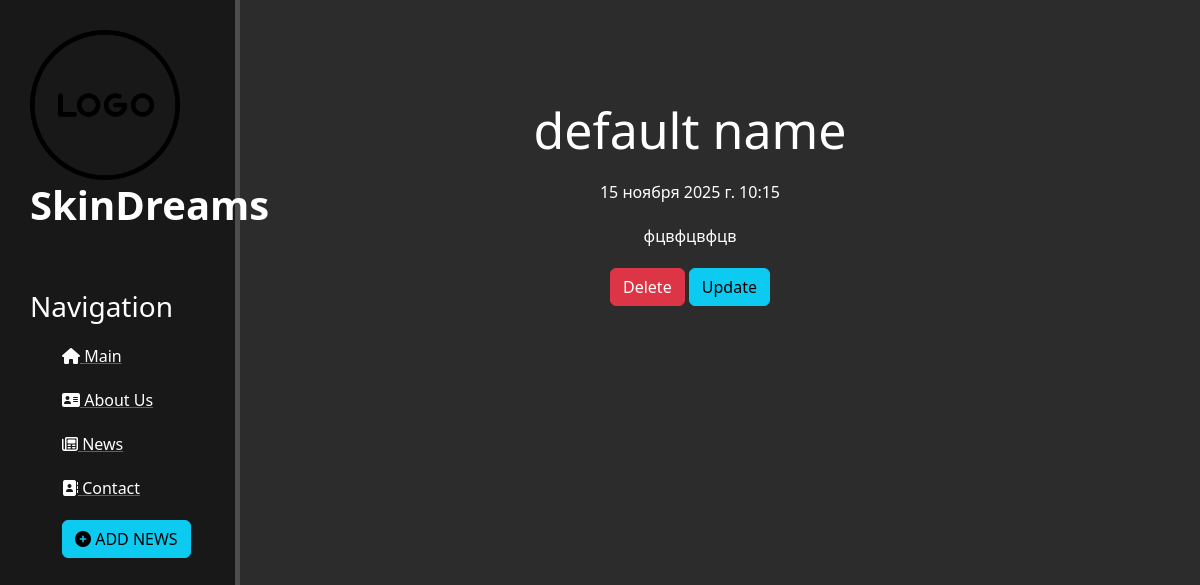
Page /news/8 on the earlier database version.
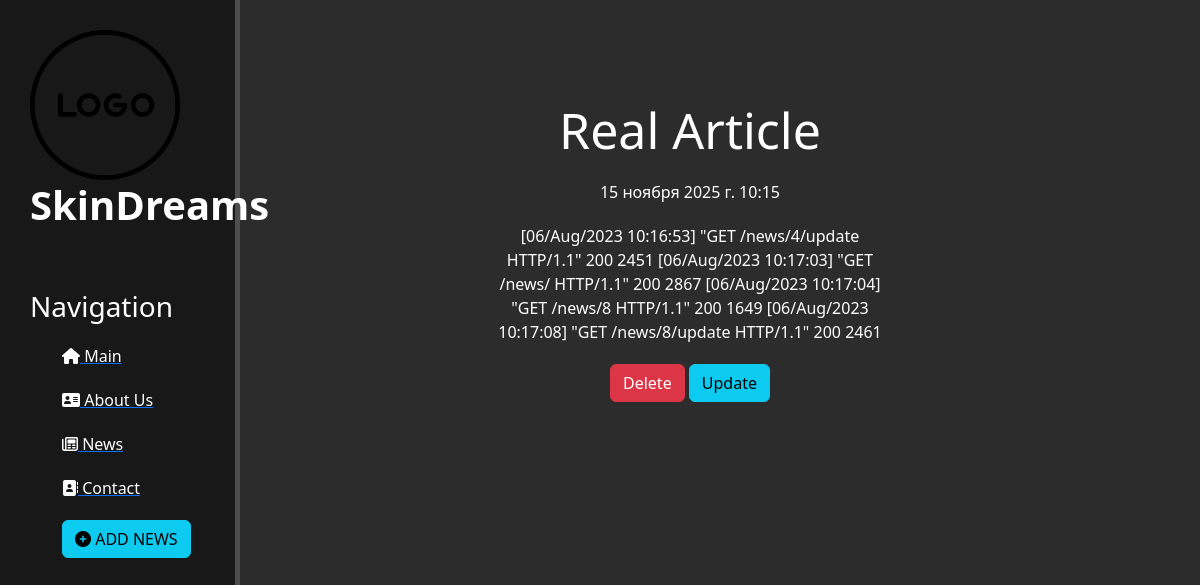
Same page on the later database version.
### news/models.py (models this page shows, shortened)
class Articles(models.Model):
    title = models.CharField('Name', max_length=50, default='default name')
    anons = models.CharField('Anons', max_length=250)
    full_text = models.TextField('MainText')
    date = models.DateTimeField('Data published')
    class Meta:
        verbose_name = "New"
        verbose_name_plural = "News"

### news/views.py (the view)
# urls.py: path('<int:pk>', views.NewsDetailView.as_view(), name='news_detail'),
class NewsDetailView(DetailView):
    model = Articles
    template_name = 'news/details_view.html'
    context_object_name = 'article'

### news/templates/news/details_view.html (shortened to what this page needs)
{% extends 'main/layout.html'%}
{% block content %}
<div class="features">
    <h1>{{ article.title }}</h1>
    <p>{{ article.date }}</p>
    <p>{{ article.full_text }}</p>
    <a href="{% url 'news_delete' article.id %}" class="btn btn-danger">Delete</a>
    <a href="{% url 'news_update' article.id %}" class="btn btn-info">Update</a>
</div>
{% endblock %}

Differences in the rows shown:
changed Articles: title "default name" → "Real Article"; full_text "фцвфцвфцв" → "[06/Aug/2023 10:16:53] \"GET /news/4/update HTTP/1.1\" 200 2451 [06/Aug/2023 10:17:03] \"GET /news/ HTTP/1.1\" 200 2867 [06/Aug/2023 10:17:04] \"GET /news/8 HTTP/1.1\" 200 1649 [06/Aug/2023 10:17:08] \"GET /news/8/update HTTP/1.1\" 200 2461"
